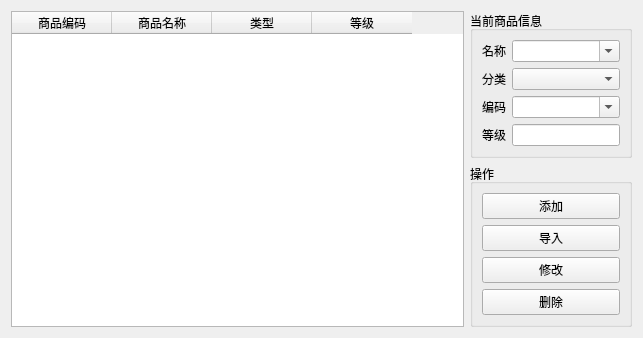
<?xml version="1.0" encoding="UTF-8"?>
<ui version="4.0">
 <class>FrmProduct</class>
 <widget class="QWidget" name="FrmProduct">
  <property name="geometry">
   <rect>
    <x>0</x>
    <y>0</y>
    <width>643</width>
    <height>316</height>
   </rect>
  </property>
  <property name="windowTitle">
   <string>商品管理</string>
  </property>
  <layout class="QGridLayout" name="gridLayout" rowstretch="0,0" columnstretch="1,0">
   <item row="0" column="0" rowspan="2">
    <widget class="QTableWidget" name="tableWidget">
     <column>
      <property name="text">
       <string>商品编码</string>
      </property>
     </column>
     <column>
      <property name="text">
       <string>商品名称</string>
      </property>
     </column>
     <column>
      <property name="text">
       <string>类型</string>
      </property>
     </column>
     <column>
      <property name="text">
       <string>等级</string>
      </property>
     </column>
    </widget>
   </item>
   <item row="0" column="1">
    <widget class="QGroupBox" name="groupBox_2">
     <property name="title">
      <string>当前商品信息</string>
     </property>
     <layout class="QFormLayout" name="formLayout">
      <item row="0" column="0">
       <widget class="QLabel" name="label">
        <property name="text">
         <string>名称</string>
        </property>
       </widget>
      </item>
      <item row="0" column="1">
       <widget class="QComboBox" name="comboBox_2">
        <property name="editable">
         <bool>true</bool>
        </property>
       </widget>
      </item>
      <item row="1" column="0">
       <widget class="QLabel" name="label_4">
        <property name="text">
         <string>分类</string>
        </property>
       </widget>
      </item>
      <item row="1" column="1">
       <widget class="QComboBox" name="comboBox">
        <property name="editable">
         <bool>false</bool>
        </property>
       </widget>
      </item>
      <item row="2" column="0">
       <widget class="QLabel" name="label_2">
        <property name="text">
         <string>编码</string>
        </property>
       </widget>
      </item>
      <item row="2" column="1">
       <widget class="QComboBox" name="comboBox_3">
        <property name="editable">
         <bool>true</bool>
        </property>
       </widget>
      </item>
      <item row="3" column="0">
       <widget class="QLabel" name="label_3">
        <property name="text">
         <string>等级</string>
        </property>
       </widget>
      </item>
      <item row="3" column="1">
       <widget class="QLineEdit" name="lineEdit_3"/>
      </item>
     </layout>
    </widget>
   </item>
   <item row="1" column="1">
    <widget class="QGroupBox" name="groupBox">
     <property name="title">
      <string>操作</string>
     </property>
     <layout class="QVBoxLayout" name="verticalLayout">
      <item>
       <widget class="QPushButton" name="pushButton">
        <property name="text">
         <string>添加</string>
        </property>
       </widget>
      </item>
      <item>
       <widget class="QPushButton" name="pushButton_4">
        <property name="text">
         <string>导入</string>
        </property>
       </widget>
      </item>
      <item>
       <widget class="QPushButton" name="pushButton_2">
        <property name="text">
         <string>修改</string>
        </property>
       </widget>
      </item>
      <item>
       <widget class="QPushButton" name="pushButton_3">
        <property name="text">
         <string>删除</string>
        </property>
       </widget>
      </item>
     </layout>
    </widget>
   </item>
  </layout>
 </widget>
 <resources/>
 <connections/>
</ui>
